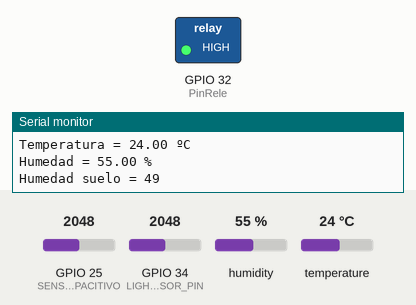
This sketch was run on a simulated ESP32. Parts: switched loads named in the sketch (green lamp = pin HIGH), the last lines printed to the serial monitor. The inputs (shaded band) are chosen by the test bench; at power-on: GPIO 34 (LIGHT_SENSOR_PIN) = 2048, GPIO 25 (SENSOR_HEMEDAD_CAPACITIVO) = 2048, humidity 55 %, temperature 24 °C. WiFi joins after 1.5 s; servers stay silent unless stated.

Above: at 2.9 s.
3.0 s: GPIO 34 (LIGHT_SENSOR_PIN) set to 1960
At 5.9 s:
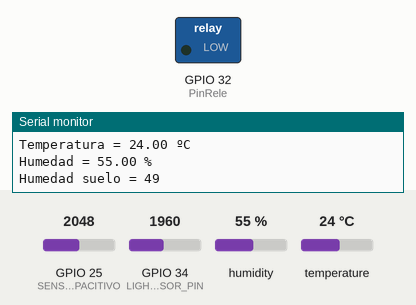
8.2 s: GPIO 34 (LIGHT_SENSOR_PIN) set to 760
Timing chart, 0 to 22.3 s (numbered marks = the images above; inputs shaded):
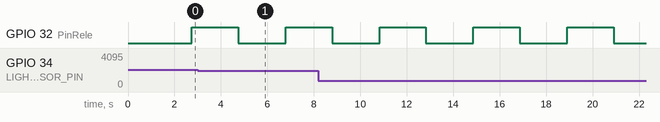

Measured:
- by itself, GPIO 32 (PinRele): alternates HIGH for 2.0 s and LOW for 2.0 s

The sketch:

main.ino
```cpp
#include <ArduinoJson.h>
#include <DHT.h>
#include <WiFiManager.h>
#include <WiFi.h>
#include <HTTPClient.h>


// Definir el pin ADC que estás utilizando para conectar la celda fotovoltaica
#define LIGHT_SENSOR_PIN 34 // ESP32 pin GIOP36 (ADC0)
#define SENSOR_HEMEDAD_CAPACITIVO 25

#define PinRele 32
#define DHTTYPE DHT11
#define DHTPIN 26


HTTPClient http;


const String serverAddress = "http://pas.tappttoo.shop:4000";  //"192.168.1.82"
const char*  fingerprint = "19 70 F0 32 7A 58 7F 31 DA ED 6A 61 00 BC 7A 2D 89 47 36 06";


// Variables para almacenar los valores leídos por cada sensor
int lightValue;
float tempValue, humValue;
String mac;


DynamicJsonDocument jsonDoc(4024);
DHT dht(DHTPIN, DHTTYPE);

void wifiSetup(){
  //Creamos una instancia de la clase WifiManager
  WiFiManager wifiManager;

  wifiManager.autoConnect("WIFI_ES8266");
  Serial.println(WiFi.localIP());
  Serial.println(WiFi.macAddress());
  mac = WiFi.macAddress();
  Serial.println("Ya estas conectado");

}

void InitHttp(){
  String fullRequest = serverAddress + "/test";
  //client.connect(fullRequest, 3000);

   http.begin(fullRequest.c_str());
      int httpCode = http.GET();
      if (httpCode > 0) {
      // Si la solicitud fue exitosa, leer la respuesta del servidor
      String payload = http.getString();
      Serial.println(httpCode);
      Serial.println(payload);
    } else {
      // Si la solicitud no fue exitosa, mostrar un mensaje de error
      Serial.println("Error al hacer la solicitud GET");
      Serial.println("Request failed: " + http.errorToString(httpCode));

    }
}


void setup() {

  wifiSetup();
  InitHttp();

  // put your setup code here, to run once:
  Serial.begin(9600);
  dht.begin();
  pinMode(PinRele, OUTPUT);


}

void Fotoresistor(){
  int analogValue = analogRead(LIGHT_SENSOR_PIN);
  lightValue = map(lightValue, 0, 4095, 0, 100);

  jsonDoc["luz"].add(lightValue);

  Serial.print("Analog Value = ");
  Serial.print(analogValue);   // the raw analog reading

  // We'll have a few threshholds, qualitatively determined
  if (analogValue < 40) {
    Serial.println(" => Dark");
  } else if (analogValue < 800) {
    Serial.println(" => Dim");
  } else if (analogValue < 2000) {
    Serial.println(" => Light");
  } else if (analogValue < 3200) {
    Serial.println(" => Bright");
  } else {
    Serial.println(" => Very bright");
  }


}

void sensorDHT(){
   //Lee valores de temperatura y humedad
  float humedad = dht.readHumidity();
  float temperatura = dht.readTemperature();

  jsonDoc["humedadDHT"].add(humedad);
  jsonDoc["temperaturaDHT"].add(temperatura);
  //Mostrar valores leídos
  Serial.print ("Temperatura = ");
  Serial.print (temperatura);
  Serial.println (" ºC");
  Serial.print ("Humedad = ");
  Serial.print (humedad);
  Serial.println (" %");

}

void sensorHumedad(){
   int sensor_analog  = analogRead(SENSOR_HEMEDAD_CAPACITIVO);
   int humedad = ( 100 - ( (sensor_analog/4095.00) * 100 ) );
   Serial.print ("Humedad suelo = ");
   Serial.println (humedad);

}

void active_rele(){
  delay(1000);
  digitalWrite(PinRele, HIGH);
  delay(2000);
  digitalWrite(PinRele, LOW);
}

void loop() {
  Fotoresistor();
  sensorDHT();
  sensorHumedad();
  active_rele();
  delay (1000);
   Serial.println("Enviando...");
   // Ejecuta otra operación cada minuto
  static unsigned long lastMinute = millis();
  if (millis() - lastMinute >= 60000) {
    // Tu código aquí...
    lastMinute = millis();
    String url =  serverAddress + "/api/v1/device/data";
    http.begin(url.c_str());
    String jsonString;
    serializeJson(jsonDoc, jsonString);
    http.addHeader("Content-Type", "application/json");
    http.addHeader("X-MAC", mac);
    int httpCode = http.POST(jsonString);
    if (httpCode > 0) {
        // Si la solicitud fue exitosa, leer la respuesta del servidor
        String payload = http.getString();
        Serial.println(httpCode);
        Serial.println(payload);
        jsonDoc.clear();

      } else {
        // Si la solicitud no fue exitosa, mostrar un mensaje de error
        Serial.println("Error al hacer la solicitud GET");
        Serial.println("Request failed: " + http.errorToString(httpCode));
      }
  }
}
```
